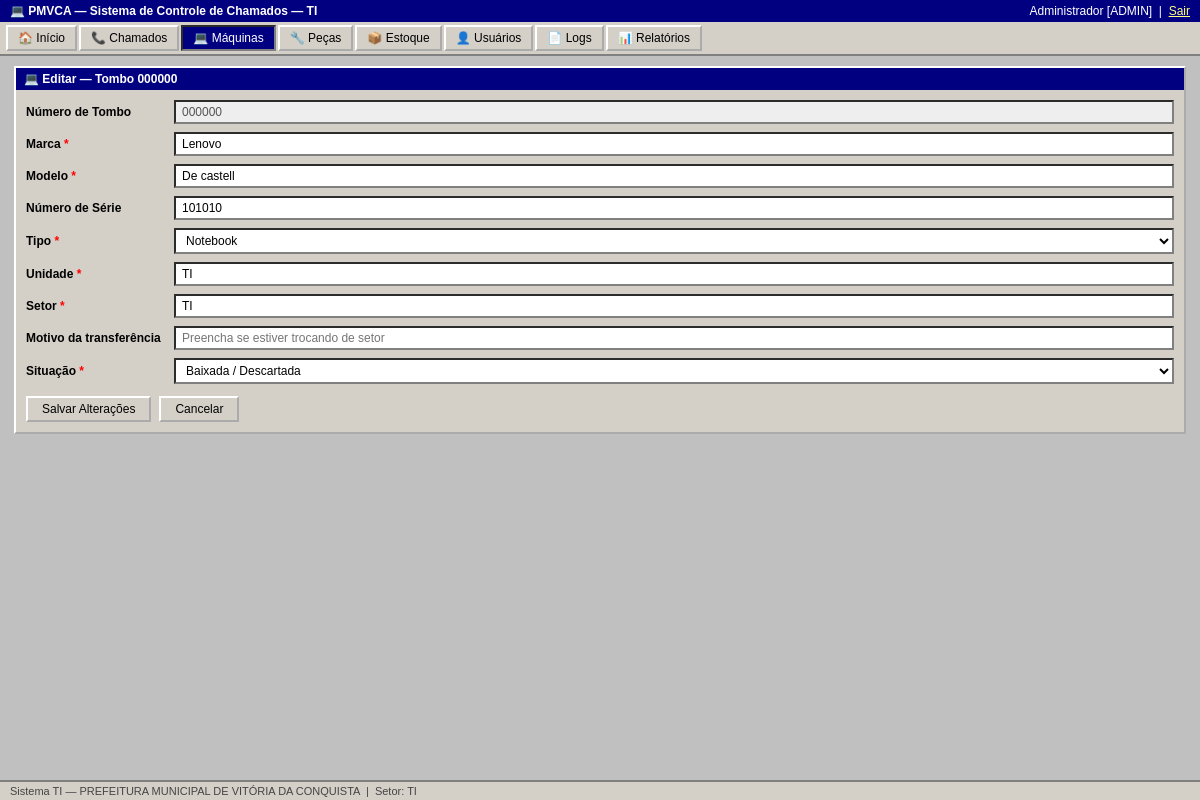
Screenshot of /maquinas/1/editar (signed in) with the database file from the repository.
### tables this page shows
CREATE TABLE maquinas (
        id INTEGER PRIMARY KEY AUTOINCREMENT,
        tombo TEXT UNIQUE NOT NULL, marca TEXT NOT NULL, modelo TEXT NOT NULL,
        serial TEXT, tipo TEXT NOT NULL, unidade TEXT NOT NULL, setor TEXT NOT NULL,
        situacao TEXT NOT NULL DEFAULT 'ativa', criado_em TEXT NOT NULL);

### app.py (the view, shortened to what this page needs)
@app.route('/maquinas/<int:mid>/editar', methods=['GET','POST'])
@tecnico_required
def maquina_editar(mid):
    conn = get_db()
    m    = conn.execute("SELECT * FROM maquinas WHERE id=?",(mid,)).fetchone()
    conn.close()
    if not m:
        flash('Máquina não encontrada.','erro')
        return redirect(url_for('maquinas'))
    form = dict(m) if request.method=='GET' else dict(request.form)
    return render_template('maquina_form.html', maquina=m, form=form)

### app.py (called while the page is built)
def get_db():
    conn = sqlite3.connect(DB_PATH)
    conn.row_factory = sqlite3.Row
    conn.execute("PRAGMA foreign_keys = ON")
    return conn

def tecnico_required(f):
    @wraps(f)
    def d(*a, **kw):
        if 'usuario_id' not in session:
            return redirect(url_for('login'))
        if session.get('perfil') not in ('admin', 'tecnico'):
            flash('Acesso restrito a técnicos ou administradores.', 'erro')
            return redirect(url_for('dashboard'))
        return f(*a, **kw)
    return d

### templates/maquina_form.html (shortened to what this page needs)
{% extends 'base.html' %}
{% block content %}
<div class="window">
  <div class="window-title">&#128187; {% if maquina %}Editar — Tombo {{ maquina.tombo }}{% else %}Cadastrar Nova Máquina{% endif %}</div>
  <div class="window-body">
    <form method="post">
      {% if not maquina %}
      <div class="form-group">
        <label>Número de Tombo <span class="required">*</span></label>
        <input type="text" name="tombo" value="{{ form.get('tombo','') }}" required maxlength="50">
      </div>
      {% else %}
      <div class="form-group">
        <label>Número de Tombo</label>
        <input type="text" value="{{ maquina.tombo }}" disabled style="background:#eee">
      </div>
      {% endif %}
      <div class="form-group">
        <label>Marca <span class="required">*</span></label>
        <input type="text" name="marca" value="{{ form.get('marca','') }}" required maxlength="60">
      </div>
      <div class="form-group">
        <label>Modelo <span class="required">*</span></label>
        <input type="text" name="modelo" value="{{ form.get('modelo','') }}" required maxlength="100">
      </div>
      <div class="form-group">
        <label>Número de Série</label>
        <input type="text" name="serial" value="{{ form.get('serial','') }}" maxlength="100">
      </div>
      <div class="form-group">
        <label>Tipo <span class="required">*</span></label>
        <select name="tipo" required>
          {% for t in ['Desktop','Notebook','Impressora','Monitor','Nobreak','Outros'] %}
          <option value="{{ t }}" {% if form.get('tipo')==t %}selected{% endif %}>{{ t }}</option>
          {% endfor %}
        </select>
      </div>
      <div class="form-group">
        <label>Unidade <span class="required">*</span></label>
        <input type="text" name="unidade" value="{{ form.get('unidade','') }}" required maxlength="100" placeholder="Ex: UBS Central, Secretaria de Saúde">
      </div>
      <div class="form-group">
        <label>Setor <span class="required">*</span></label>
        <input type="text" name="setor" value="{{ form.get('setor','') }}" required maxlength="80">
      </div>
      {% if maquina %}
      <div class="form-group">
        <label>Motivo da transferência</label>
        <input type="text" name="motivo_troca" maxlength="200" placeholder="Preencha se estiver trocando de setor">
      </div>
      {% endif %}
      <div class="form-group">
        <label>Situação <span class="required">*</span></label>
        <select name="situacao" required>
          <option value="baixada"    {% if form.get('situacao')=='baixada' %}selected{% endif %}>Baixada / Descartada</option>
        </select>
      </div>
      <div class="form-actions">
        <input type="submit" class="btn btn-primary" value="{% if maquina %}Salvar Alterações{% else %}Cadastrar Máquina{% endif %}">
        <a href="/maquinas" class="btn">Cancelar</a>
      </div>
    </form>
  </div>
</div>
{% endblock %}

### static/css/style.css (style rules this page uses)
*, *::before, *::after { box-sizing: border-box; margin: 0; padding: 0; }
body { font-family: Tahoma, Arial, sans-serif; font-size: 13px; background: #c0c0c0; color: #000; min-height: 100vh; display: flex; flex-direction: column; }
.window { background: #d4d0c8; border: 2px outset #fff; margin-bottom: 10px; }
.window-title { background: #000080; color: #fff; padding: 4px 8px; font-weight: bold; font-size: 12px; display: flex; align-items: center; gap: 6px; }
.window-body { padding: 10px; }
.btn, button, input[type=submit], input[type=button] { font-family: Tahoma, Arial, sans-serif; font-size: 12px; padding: 4px 14px; background: #d4d0c8; border: 2px outset #fff; cursor: pointer; color: #000; text-decoration: none; display: inline-block; }
.btn-primary { background: #000080; color: #fff; }
.form-group { margin-bottom: 8px; display: flex; align-items: center; gap: 8px; flex-wrap: wrap; }
.form-group label { min-width: 140px; font-weight: bold; font-size: 12px; }
.form-group input, .form-group select, .form-group textarea { font-family: Tahoma, Arial, sans-serif; font-size: 12px; padding: 3px 6px; border: 2px inset #808080; background: #fff; flex: 1; min-width: 180px; }
.form-actions { margin-top: 12px; display: flex; gap: 8px; }
.required { color: red; }
a { color: #000080; }

### rows the page displays
maquinas: tombo "000000", marca "Lenovo", modelo "De castell", serial "101010", tipo "Notebook", unidade "TI", setor "TI", situacao "Baixada / Descartada"

### other values shown
{{ session.nome }} "Administrador"
{{ session.perfil|upper }} "ADMIN"
{{ session.setor }} "TI"
